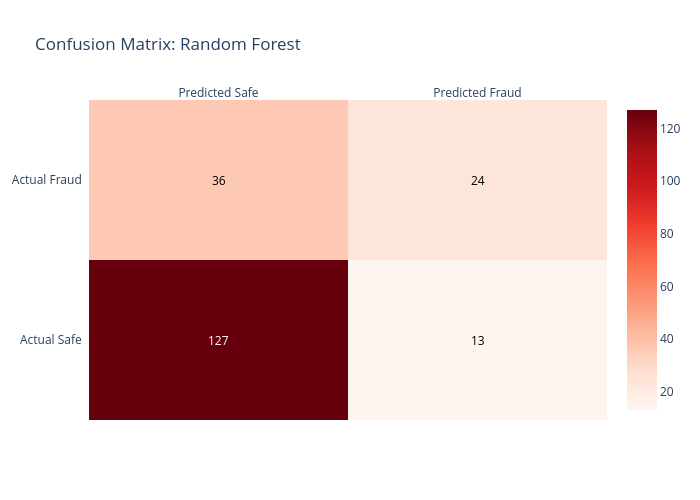

The notebook cell this image was saved under:
### Markdown cell above
### Confusion Matrix: Random Forest
Let's look closer at our best performer (likely Random Forest or Logistic Regression).

### Code cell
cm = confusion_matrix(y_test, y_pred_rf)

fig = ff.create_annotated_heatmap(
    z=cm,
    x=['Predicted Safe', 'Predicted Fraud'],
    y=['Actual Safe', 'Actual Fraud'],
    colorscale='Reds',
    showscale=True
)
fig.update_layout(title="Confusion Matrix: Random Forest")
fig.update_layout(width=700, height=500)
fig.show()

### Figure 1 — Plotly figure (JSON) as saved in the notebook; plotly's stock layout.template omitted (floating-point values rounded to 4 significant figures)
{"data": [{"colorscale": [[0, "rgb(255,245,240)"], [0.125, "rgb(254,224,210)"], [0.25, "rgb(252,187,161)"], [0.375, "rgb(252,146,114)"], [0.5, "rgb(251,106,74)"], [0.625, "rgb(239,59,44)"], [0.75, "rgb(203,24,29)"], [0.875, "rgb(165,15,21)"], [1, "rgb(103,0,13)"]], "reversescale": false, "showscale": true, "type": "heatmap", "x": ["Predicted Safe", "Predicted Fraud"], "y": ["Actual Safe", "Actual Fraud"], "z": [[127, 13], [36, 24]]}], "layout": {"annotations": [{"font": {"color": "#FFFFFF"}, "showarrow": false, "text": "127", "x": "Predicted Safe", "xref": "x", "y": "Actual Safe", "yref": "y"}, {"font": {"color": "#000000"}, "showarrow": false, "text": "13", "x": "Predicted Fraud", "xref": "x", "y": "Actual Safe", "yref": "y"}, {"font": {"color": "#000000"}, "showarrow": false, "text": "36", "x": "Predicted Safe", "xref": "x", "y": "Actual Fraud", "yref": "y"}, {"font": {"color": "#000000"}, "showarrow": false, "text": "24", "x": "Predicted Fraud", "xref": "x", "y": "Actual Fraud", "yref": "y"}], "height": 500, "title": {"text": "Confusion Matrix: Random Forest"}, "width": 700, "xaxis": {"dtick": 1, "gridcolor": "rgb(0, 0, 0)", "side": "top", "ticks": ""}, "yaxis": {"dtick": 1, "ticks": "", "ticksuffix": "  "}}}
